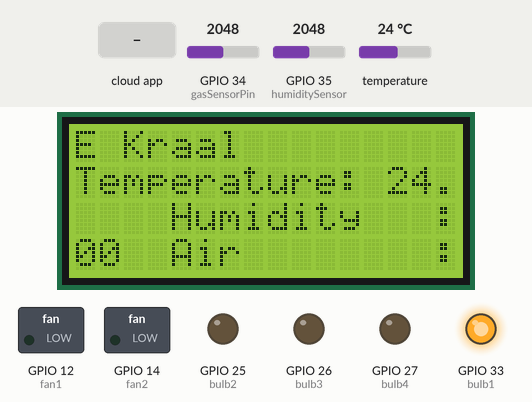
A sketch run on a simulated ESP32. On the bench: 16×4 character LCD, switched loads named in the sketch (green lamp = pin HIGH), output pins drawn as LEDs (lit = HIGH). Inputs (shaded band) come from the test bench; at power-on: temperature 24 °C, GPIO 34 (gasSensorPin) = 2048, GPIO 35 (humiditySensor) = 2048. WiFi joins after 1.5 s; servers stay silent unless stated; the Firebase database answers and starts empty; what the sketch prints to the serial monitor is not drawn.

Above: at 4.0 s.
4.1 s: temperature set to 25.3 °C
At 6.4 s:
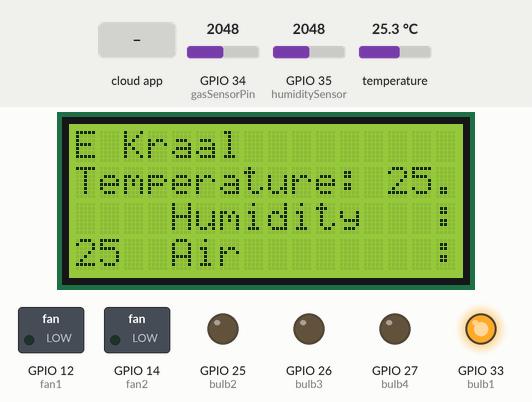
7.0 s: temperature set to 26.4 °C
At 8.1 s:
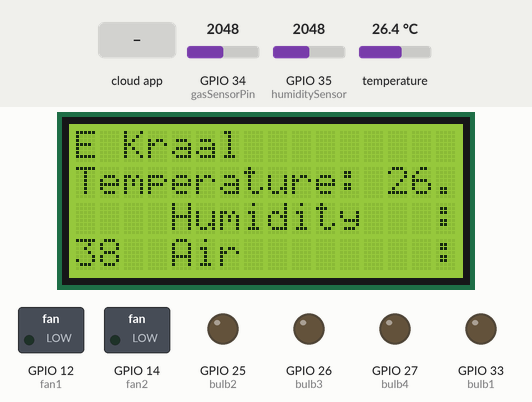
9.0 s: the phone or cloud app sets fan1 to on
At 11.3 s:
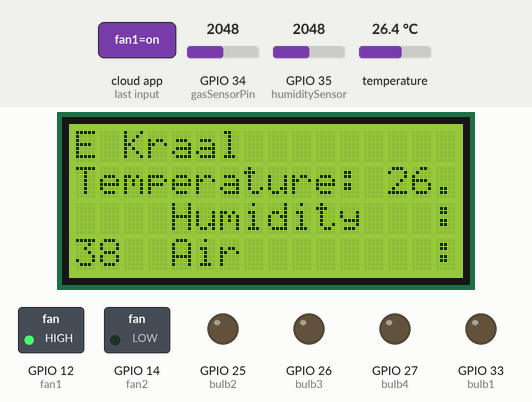
11.6 s: the phone or cloud app sets fan2 to on
At 12.6 s:
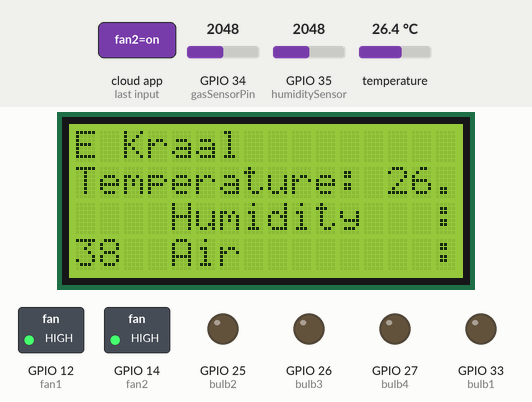
13.8 s: the phone or cloud app sets bulb1 to on
At 15.0 s:
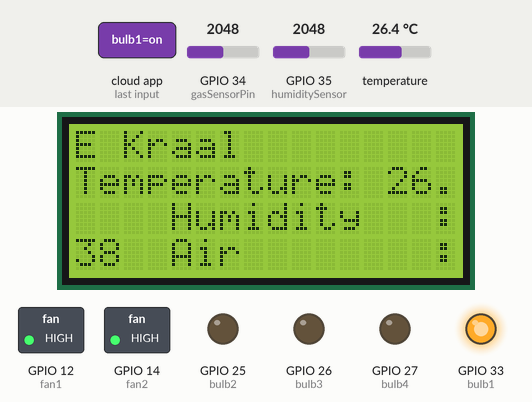
16.0 s: the phone or cloud app sets bulb2 to on
At 18.2 s:
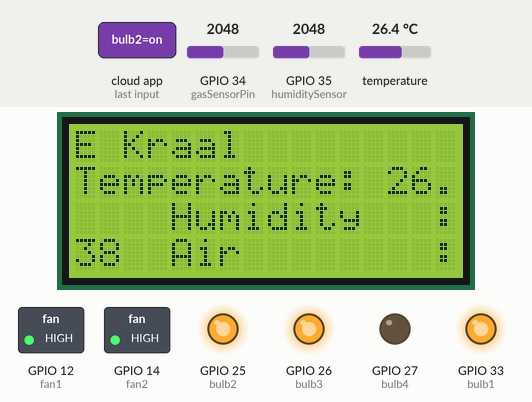
Timing chart, 0 to 19.3 s (numbered marks = the images above; inputs shaded):
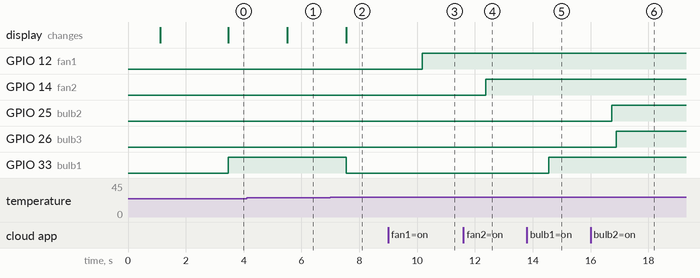

Measured:
- the behaviour switches between 25.9 and 26 °C on temperature (found by bisection; images 1 and 2)
- after the input at 4.1 s, the display: changes after 1.4 s (image 1)
- after the input at 7.0 s, GPIO 33 (bulb1): HIGH → LOW after 0.54 s; the display: changes after 0.54 s (image 2)
- after the input at 9.0 s, GPIO 12 (fan1): LOW → HIGH after 1.2 s
- after the input at 11.6 s, GPIO 14 (fan2): LOW → HIGH after 0.77 s
- after the input at 13.8 s, GPIO 33 (bulb1): LOW → HIGH after 0.75 s
- after the input at 16.0 s, GPIO 25 (bulb2): LOW → HIGH after 0.74 s; GPIO 26 (bulb3): LOW → HIGH after 0.89 s

The sketch:

E_kraal.ino
```cpp
/*
  Make sure your Firebase project's '.read' and '.write' rules are set to 'true'.
  Ignoring this will prevent the MCU from communicating with the database.
  For more details- https://github.com/Rupakpoddar/ESP32Firebase
*/

#include <ESP32Firebase.h>

#define _SSID "shadreck"          // Your WiFi SSID
#define _PASSWORD "22220000"      // Your WiFi Password
#define REFERENCE_URL "https://fourth-year-projects-default-rtdb.firebaseio.com/"  // Your Firebase project reference url

Firebase firebase(REFERENCE_URL);

int age=0;

// Define the analog pin where the gas sensor is connected
const int gasSensorPin = 34;  // GPIO34 (A2)
int humiditySensor=35;

//this is the code for the lcd display
#include <Wire.h>
#include <LiquidCrystal_I2C.h>

// Set the LCD address to 0x27 or 0x3F for a 16 chars and 2 line display
LiquidCrystal_I2C lcd(0x27, 16, 4);  // Change 0x27 to 0x3F if necessary


//this is the code for the temperature sensor
#include <OneWire.h>
#include <DallasTemperature.h>

// Data wire is connected to GPIO4
#define ONE_WIRE_BUS 4

// Setup a oneWire instance to communicate with any OneWire device
OneWire oneWire(ONE_WIRE_BUS);

// Pass oneWire reference to DallasTemperature library
DallasTemperature sensors(&oneWire);


//this is the code for the fans and bulbs

int bulb1=33;
int bulb2=25;
int bulb3=26;
int bulb4=27;
int fan2=14;
int fan1=12;
int humidifier=13;

bool fanb=false;
bool bulbb=false;

void setup() {
  Serial.begin(115200);
  WiFi.mode(WIFI_STA);
  WiFi.disconnect();
  delay(1000);

  //lcd code
  Wire.begin(21, 22);  // SDA, SCL pins for ESP32

  // Initialize the LCD
  lcd.init();
  lcd.backlight();

  // Print a message to the LCD.
  lcd.clear();
  lcd.setCursor(0, 0);  // Set the cursor to column 0, line 0
  lcd.print("E Kraal");
  lcd.setCursor(0, 1);  // Set the cursor to column 0, line 1
  lcd.print("Temperature: 0");
  lcd.setCursor(0, 2);  // Set the cursor to column 0, line 1
  lcd.print("Humidity   : 0");
  lcd.setCursor(0, 3);  // Set the cursor to column 0, line 1
  lcd.print("Air        : 0");

  // Connect to WiFi
  Serial.println();
  Serial.println();
  Serial.print("Connecting to: ");
  Serial.println(_SSID);
  WiFi.begin(_SSID, _PASSWORD);

  while (WiFi.status() != WL_CONNECTED) {
    delay(500);
    Serial.print("-");
  }

  Serial.println("");
  Serial.println("WiFi Connected");

  // Print the IP address
  Serial.print("IP Address: ");
  Serial.print("http://");
  Serial.print(WiFi.localIP());
  Serial.println("/");

  //these are the codes for the sensors and the outputs like bulbs and fans
  pinMode(gasSensorPin, INPUT);
  pinMode(humiditySensor, INPUT);
  sensors.begin();

  //the codes for the fan and bulb

  pinMode(bulb1, OUTPUT);
  pinMode(bulb2, OUTPUT);
  pinMode(bulb3, OUTPUT);
  pinMode(bulb4, OUTPUT);
  pinMode(fan1, OUTPUT);
  pinMode(fan2, OUTPUT);


}

void loop() {

  sensors.requestTemperatures();

  // Fetch the temperature in Celsius
  float temperatureC = sensors.getTempCByIndex(0);
  // Fetch the temperature in Fahrenheit
  float temperatureF = sensors.getTempFByIndex(0);

  int gasSensorValue = analogRead(gasSensorPin);

  //here we are setting the bulb and fan high or low depending on the values of the temperature
   lcd.clear();
  lcd.setCursor(0, 0);  // Set the cursor to column 0, line 0
  lcd.print("E Kraal");
  lcd.setCursor(0, 1);  // Set the cursor to column 0, line 1
  lcd.print("Temperature: "+ String(temperatureC));
  lcd.setCursor(0, 2);  // Set the cursor to column 0, line 1
  lcd.print("Humidity   : " +String(analogRead(humiditySensor)));
  lcd.setCursor(0, 3);  // Set the cursor to column 0, line 1
  lcd.print("Air        : " + String(gasSensorValue));


  if(temperatureC<26){

    digitalWrite(bulb1, HIGH);
  }else if(temperatureC>30){

    digitalWrite(fan1, HIGH);
  }else{

    if(!fanb){

      digitalWrite(fan1, LOW);

    }

    if(!bulbb){

      digitalWrite(bulb1, LOW);
    }
  }


  // Check if the readings are valid


  if (temperatureC == DEVICE_DISCONNECTED_C) {
    Serial.println("Error: Could not read temperature data");
  } else {
    Serial.print("Temperature: ");
    Serial.print(temperatureC);
    Serial.println(" °C");
    firebase.setString("temperature", String(temperatureC)+" °C");
    firebase.setString("air", String(gasSensorValue));
    firebase.setString("humidity", String(analogRead(humiditySensor)));


  }

  String fanStatus = firebase.getString("fan1");
  if (fanStatus == "on") {
    digitalWrite(fan1, HIGH);  // Turn the fan on
    fanb=true;
  } else if (fanStatus == "off") {
    digitalWrite(fan1, LOW);  // Turn the fan off
    fanb=false;
  }

  String fan2Status = firebase.getString("fan2");
  if (fan2Status == "on") {
    digitalWrite(fan2, HIGH);  // Turn the fan on
    fanb=true;
  } else if (fan2Status == "off") {
    digitalWrite(fan2, LOW);  // Turn the fan off
    fanb=false;
  }

  String banStatus = firebase.getString("bulb1");
  if (banStatus == "on") {
    digitalWrite(bulb1, HIGH);  // Turn the fan on
    bulbb=true;
  } else if (banStatus == "off") {
    digitalWrite(bulb1, LOW);  // Turn the fan off
    bulbb=false;
  }

  String ban2Status = firebase.getString("bulb2");
  if (ban2Status == "on") {
    digitalWrite(bulb2, HIGH);  // Turn the fan on
    bulbb=true;
  } else if (ban2Status == "off") {
    digitalWrite(bulb2, LOW);  // Turn the fan off
    bulbb=false;
  }

  String ban3Status = firebase.getString("bulb3");
  if (ban2Status == "on") {
    digitalWrite(bulb3, HIGH);  // Turn the fan on
    bulbb=true;
  } else if (ban3Status == "off") {
    digitalWrite(bulb3, LOW);  // Turn the fan off
    bulbb=false;
  }

}
```
